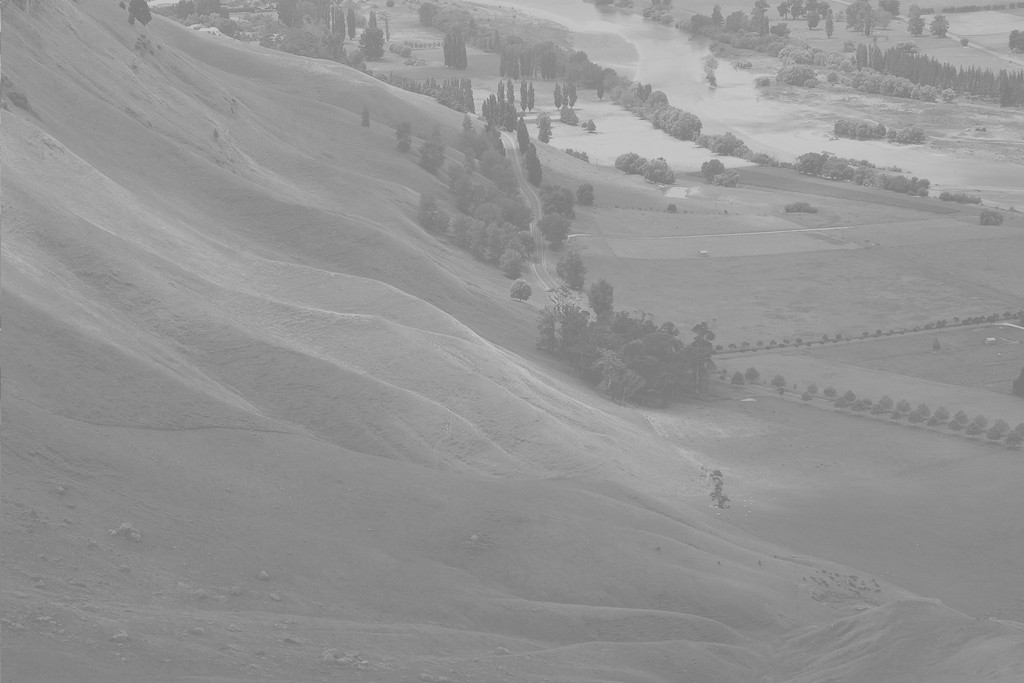
#> input picture View.jpg, 1024 x 683 px
$ python HistogramEqualization.py
#> lines starting #> are read from the running program, lines starting #| are printed output that depends on the picture
import cv2
import numpy as np
import matplotlib.pyplot as plt

def HistEqualize(grayimg):
    L=256
    unique,count=np.unique(grayimg,return_counts=True)
    cdf=np.cumsum(count)
    total_pixels=cdf[-1]
    equalized=np.uint8((L-1)*cdf/total_pixels)
    img_array=grayimg.ravel()
    for prev,new in zip(unique,equalized):
        img_array[img_array==prev]=new

    return img_array.reshape(grayimg.shape)

def ESIHE(grayimg):
    L=256                                               #No of gray levels in the output
    unique,count=np.unique(grayimg,return_counts=True)  #Forming the histogram.
                                                        #unique is unique gray levels and count is no of pixels in each  bin
    exposure=np.dot(unique,count)/(L*np.sum(count))
    Xa=round((1-exposure)*L)                            #Gray-level threshold
    Tc=round(np.sum(count)/L)                           #Threshold for reducing over equalization
    count[count>Tc]=Tc                                  #Thresholding
    Il=count[unique<=Xa].copy()                         #Under exposed image's histogram
    Iu=count[unique>Xa].copy()                          #Under exposed image's histogram

    #Calculating CDFs for under and over exposed image
    Cl=np.cumsum(Il/np.sum(Il))
    Cu=np.cumsum(Iu/np.sum(Iu))

    #Calculating new gray levels
    Fl=np.round((Xa+1)*Cl)
    Fu=np.round(Xa+(L-Xa-1)*Cu)
    count[unique<=Xa]=Fl
    count[unique>Xa]=Fu

    image_array=grayimg.ravel()
    for prev,new in zip(unique,np.uint8(count)):
        image_array[image_array==prev]=new

    return image_array.reshape(grayimg.shape)

def BBHE(grayimg):
    unique,count=np.unique(grayimg,return_counts=True)  #Forming the histogram.
                                                        #unique is unique gray levels and count is no of pixels in each  bin

    Xa=round(np.dot(unique,count)/np.sum(count))                                #Gray-level threshold
    print("Xa:",Xa)
    Il=count[unique<=Xa].copy()                         #Under exposed image's histogram
    Iu=count[unique>Xa].copy()                          #Under exposed image's histogram

    #Calculating CDFs for under and over exposed image
    Cl=np.cumsum(Il/np.sum(Il))
    Cu=np.cumsum(Iu/np.sum(Iu))

    #Calculating new gray levels
    X0=unique[0]
    Fl=np.round(X0+(Xa-X0)*Cl)
    Fu=np.round(Xa+1+(unique[-1]-Xa-1)*Cu)
    count[unique<=Xa]=Fl
    count[unique>Xa]=Fu

    image_array=grayimg.ravel()
    for prev,new in zip(unique,np.uint8(count)):
        image_array[image_array==prev]=new

    return image_array.reshape(grayimg.shape)

####### Demo #######

imagename="View.jpg"
image=cv2.imread(imagename,0)
#> image is the input picture: shape (683, 1024); min 114, max 208, mean 148
cv2.imshow("Original",image)
plt.hist(image.ravel(),256,[0,256]); plt.show()
#> after `plt.hist(image.ravel(), 256, [0, 256])`:
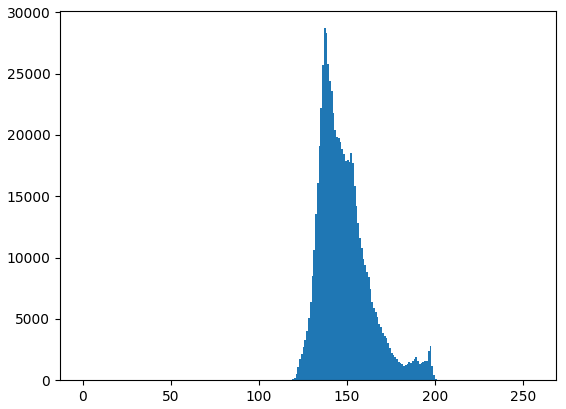
#> figure drawn by matplotlib, 1 panel; tallest bar 28701 high, from x = 137 to 138

equal=BBHE(image.copy())
#> in BBHE, `unique,count=np.unique(grayimg,return_counts=True)`: unique = 95 values from 114 to 208; count = 95 values, max 28701 at index 23, min 1 at index 0, mean 7362
#> in BBHE, `Xa=round(np.dot(unique,count)/np.sum(count))`: Xa = 148
#| Xa: 148
#> in BBHE, `Il=count[unique<=Xa].copy()                         #Under exposed ima..`: Il = 35 values, max 28701 at index 23, min 1 at index 0, mean 11781.8
#> in BBHE, `Iu=count[unique>Xa].copy()                          #Under exposed ima..`: Iu = 60 values, max 18485 at index 3, min 1 at index 58, mean 4783.8
#> in BBHE, `Cl=np.cumsum(Il/np.sum(Il))`: Cl = 35 values from 2.43e-06 to 1
#> in BBHE, `Cu=np.cumsum(Iu/np.sum(Iu))`: Cu = 60 values from 0.0624 to 1
#> in BBHE, `X0=unique[0]`: X0 = 114
#> in BBHE, `Fl=np.round(X0+(Xa-X0)*Cl)`: Fl = 35 values from 114 to 148
#> in BBHE, `Fu=np.round(Xa+1+(unique[-1]-Xa-1)*Cu)`: Fu = 60 values from 153 to 208
#> the loop in BBHE, `for prev,new in zip(unique,np.uint8(count)):` made 95 passes
#> new on passes 1 to 12: 114, 114, 114, 114, 114, 114, 114, 114, 114, 114, 114, 115
#> in BBHE, `return image_array.reshape(grayimg.shape)`:
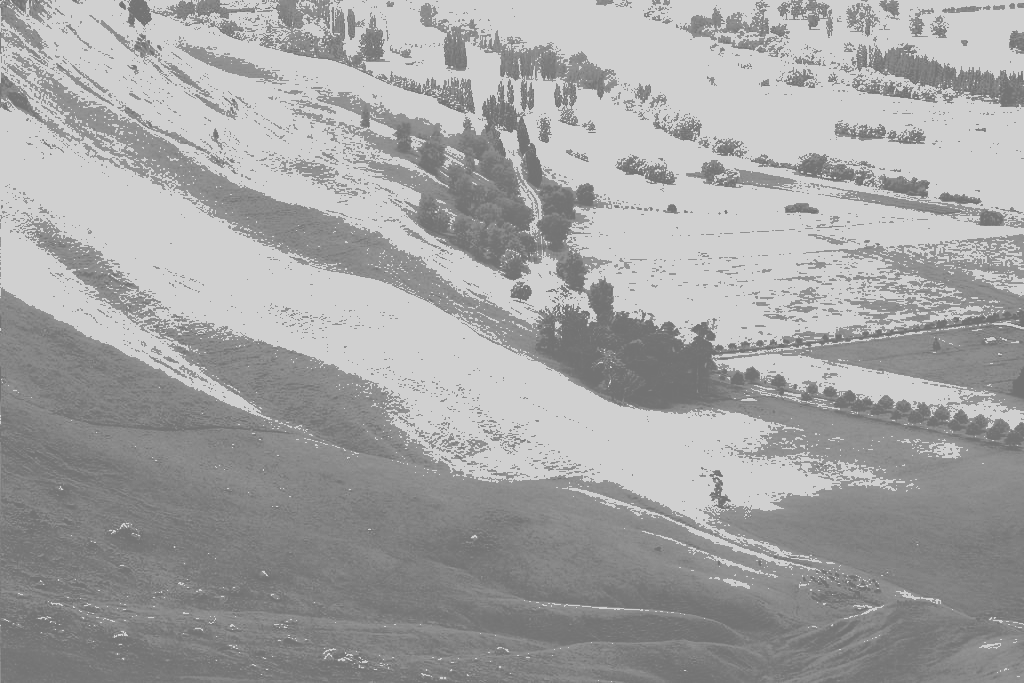
#> returned value: shape (683, 1024); min 114, max 208, mean 163.1
plt.hist(equal.ravel(),256,[0,256]); plt.show()
#> after `plt.hist(equal.ravel(), 256, [0, 256])`:
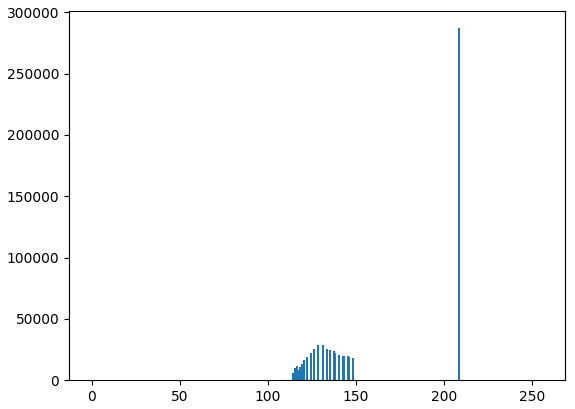
#> figure drawn by matplotlib, 1 panel; tallest bar 287028 high, from x = 208 to 209

cv2.imshow("Equalized",equal)
k=cv2.waitKey(0)
#> (key Esc is pressed here)
if k==27:
    cv2.destroyAllWindows()
